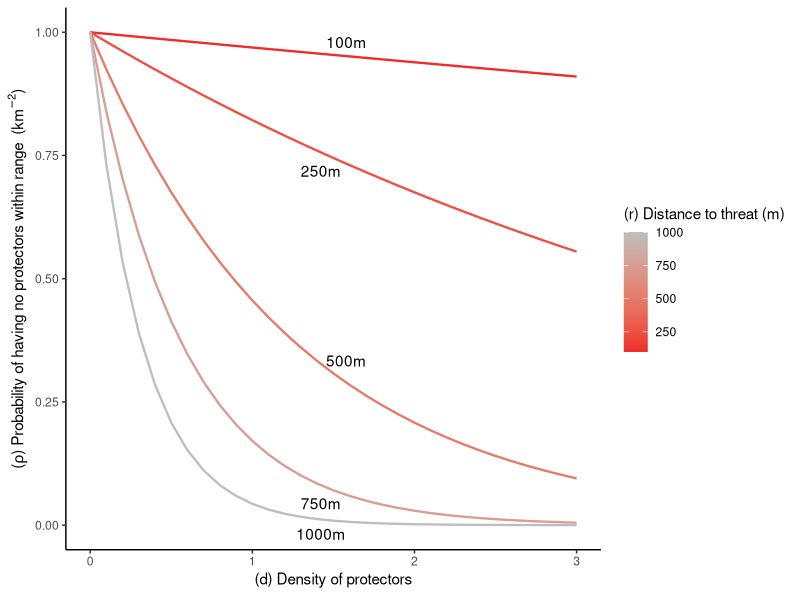

The R source for this figure:

####################
# necessary packages
library(data.table)
library(ggplot2)
library(ggrepel)

################
# analytic model
risk <- function(d,r){ 
  return(exp((-pi*(d)*(r^2))))
}

################
# build Figure 2

density <- seq(0,3,0.1) # set up range of densities of WPs to consider
radii <- c(0.1,0.25,0.5,0.75,1) # radii to visualize
dt <- data.table(expand.grid(density, radii)) # create dataframe
colnames(dt) <- c("density", 'radius') # name columns with useful labels
dt[,radiusMetres:=radius*1000,]
dt[,probNoProtector:=risk(density,radius),] # use function to calculate prob. of being alone when threat arrives (i.e., not having WP within radius)
  
g <- ggplot(dt,aes(x=density,y=probNoProtector)) +
  geom_line(aes(color=radiusMetres, group=radiusMetres), linewidth=0.8) +
  # scale_color_gradient(name='Distance to threat (m)', low='firebrick2',high='grey')+
  scale_color_gradient(name=expression("(" * r * ")" ~ "Distance to threat (m)"), low='firebrick2',high='grey')+
  geom_text_repel(data=dt[density==mean(dt$density),,],aes(label=paste(as.character(radiusMetres),'m',sep='')), point.padding=0.5)+
  # labs(x=bquote('Density of protectors '(km^2)), y="Probability of having no protectors within range") +
  labs(y = expression("(" * rho * ")" ~ "Probability of having no protectors within range " ~ "(" * km^-2 * ")"),
       x = expression("(" * d * ")" ~ "Density of protectors"))+
  theme_classic()

png('Figure2.png', width=8, height=6, units='in', res=800)
g
dev.off()








